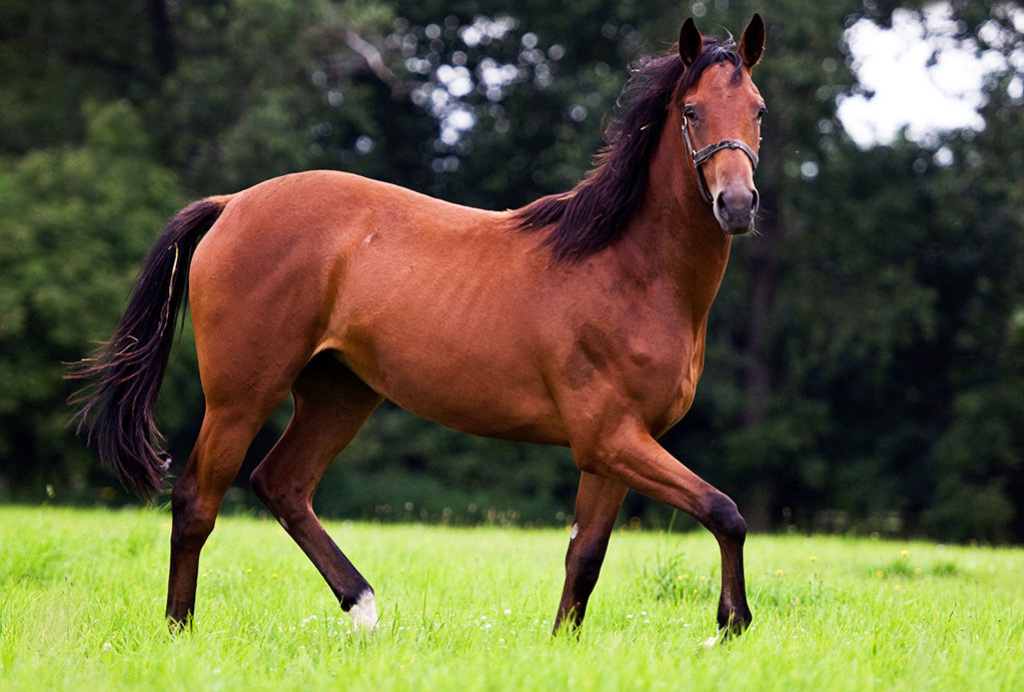
#> input picture Zjazd5_Siec_Neuronowa/2/kon.jpg, 1024 x 692 px, given in place of the camera
$ python 2.py
#> lines starting #> are read from the running program, lines starting #| are printed output that depends on the picture; after the words box and inside, x2 and y2 are one past the last pixel; in counts of white or black regions, pixels touching at a corner belong together
import cv2 as cv
import numpy as np

"""
    Autorzy:
        Kamil Powierza
        Dawid Feister

    Wymagane biblioteki:
        1. cv2
        2. numpy

    Description:
        Główna pętla programu, która odczytuje klatki z kamery, konwertuje je na przestrzeń kolorów HSV
        i analizuje obecność kolorów zielonego i czerwonego, rysując odpowiednie wskazówki na obrazie w postaci celowników.

"""
"""
    Description:
        Uruchomienie kamery
"""
cap = cv.VideoCapture(0)

while True:
    """
        Description:
            Odczytanie jednej klatki z kamery.
    """
    _, frame = cap.read()
#> frame is the input picture: shape (692, 1024, 3); mean B, G, R 60.1, 93.2, 97

    """
        Description:
            Konwersja obrazu z przestrzeni kolorów BGR na HSV.
    """
    hsv_frame = cv.cvtColor(frame, cv.COLOR_BGR2HSV)
#> hsv_frame: shape (692, 1024, 3); mean H, S, V 56, 113.3, 108.8

    """
        Description:
            Definiowanie zakresu kolorów dla zielonego koloru w przestrzeni HSV.
    """
    green_lower = np.array([40, 100, 100])
    green_upper = np.array([80, 255, 255])

    """
        Description:
            Definiowanie zakresu kolorów dla czerwonego koloru w przestrzeni HSV (dwa zakresy, aby uwzględnić pełny zakres czerwieni).
    """
    red_lower1 = np.array([0, 100, 100])
    red_upper1 = np.array([10, 255, 255])
    red_lower2 = np.array([170, 100, 100])
    red_upper2 = np.array([180, 255, 255])

    """
        Description:
            Tworzenie masek dla zielonego i czerwonego koloru w obrazie.
    """
    green_mask = cv.inRange(hsv_frame, green_lower, green_upper)
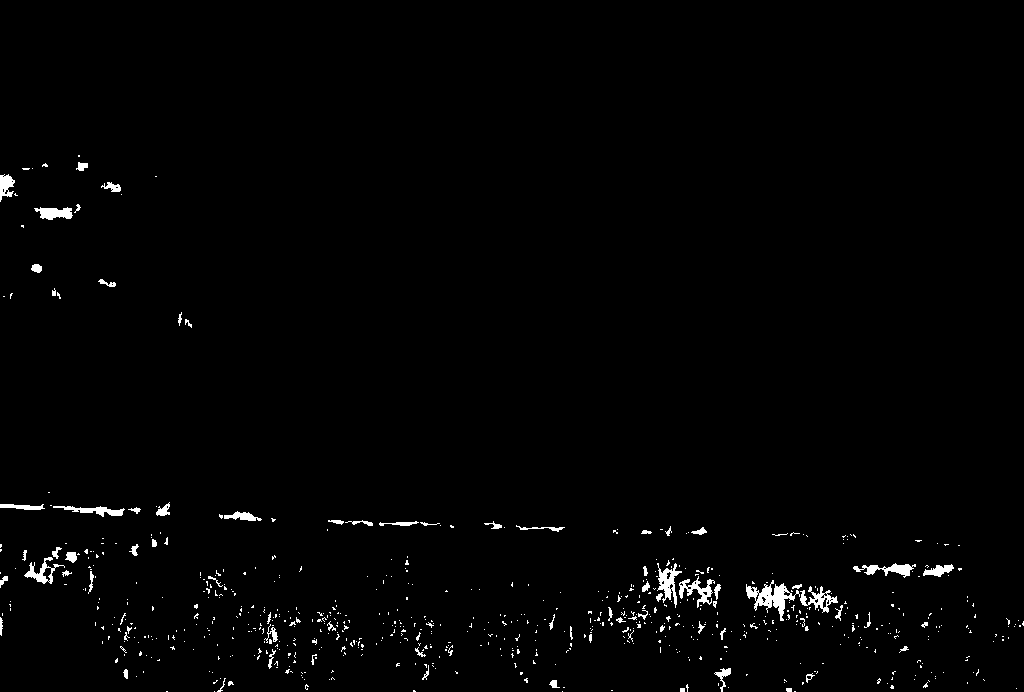
#> green_mask: shape (692, 1024); 1.4% white; 704 white regions (626 under 20 px), largest, box (x1, y1, x2, y2) and area: (746, 580, 800, 621) 772, (657, 563, 682, 608) 441, (679, 576, 715, 608) 411
    red_mask1 = cv.inRange(hsv_frame, red_lower1, red_upper1)
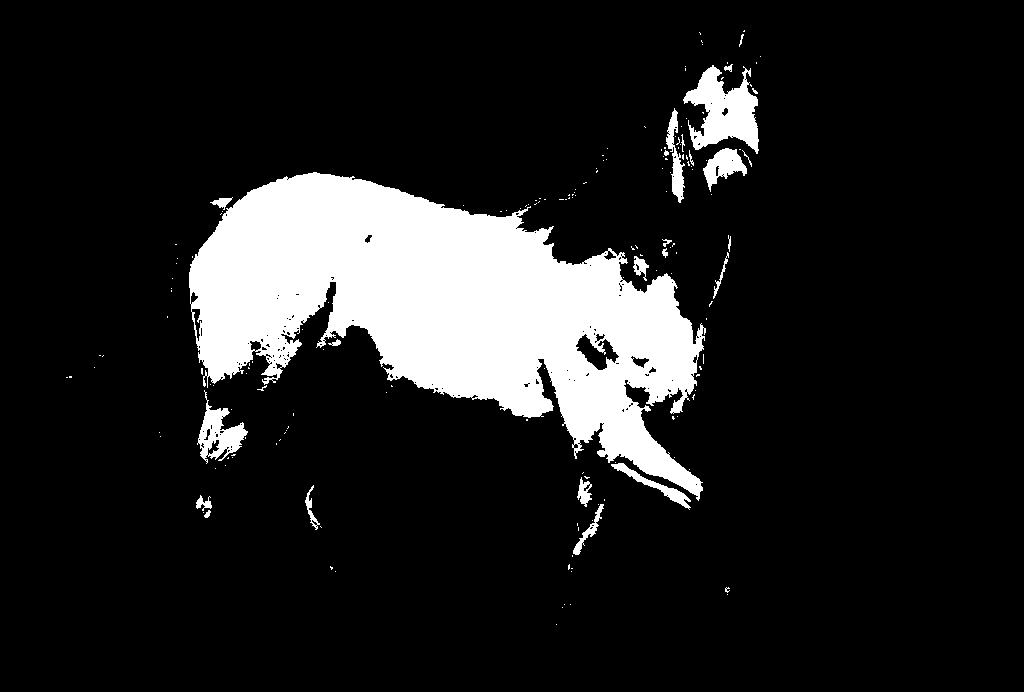
#> red_mask1: shape (692, 1024); 13.1% white; 173 white regions (149 under 20 px), largest, box (x1, y1, x2, y2) and area: (189, 172, 706, 501) 83212, (683, 65, 759, 154) 3702, (197, 390, 248, 464) 1482
    red_mask2 = cv.inRange(hsv_frame, red_lower2, red_upper2)
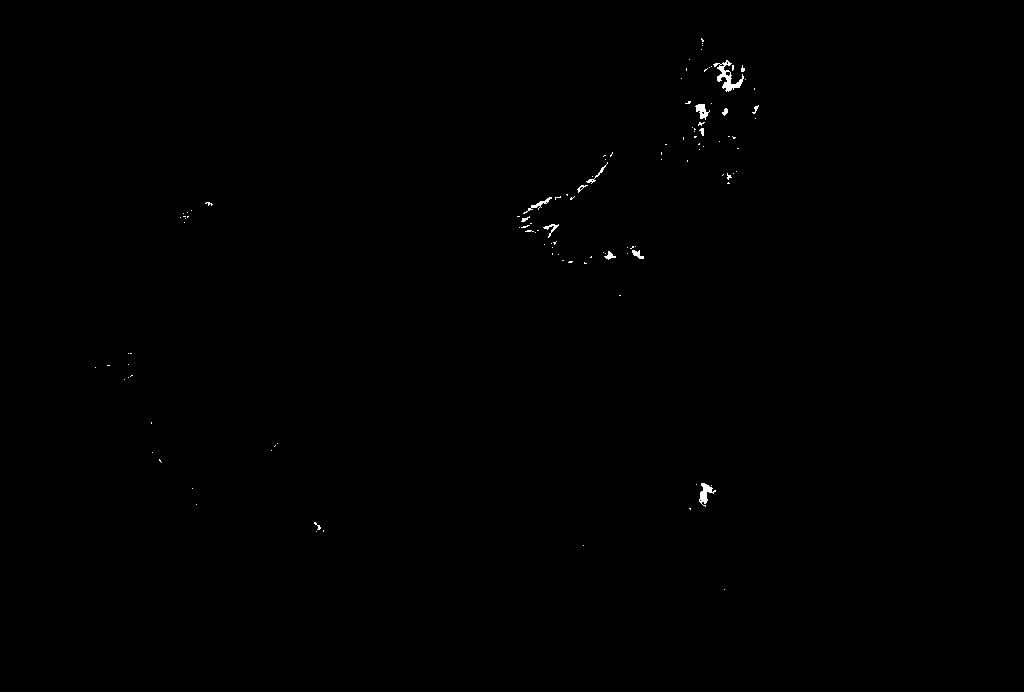
#> red_mask2: shape (692, 1024); 0.2% white; 116 white regions (102 under 20 px), largest, box (x1, y1, x2, y2) and area: (713, 60, 744, 92) 318, (699, 483, 716, 507) 172, (695, 104, 710, 120) 123

    """
        Description:
            Łączenie dwóch masek czerwonego koloru w jedną.
    """
    red_mask = cv.bitwise_or(red_mask1, red_mask2)
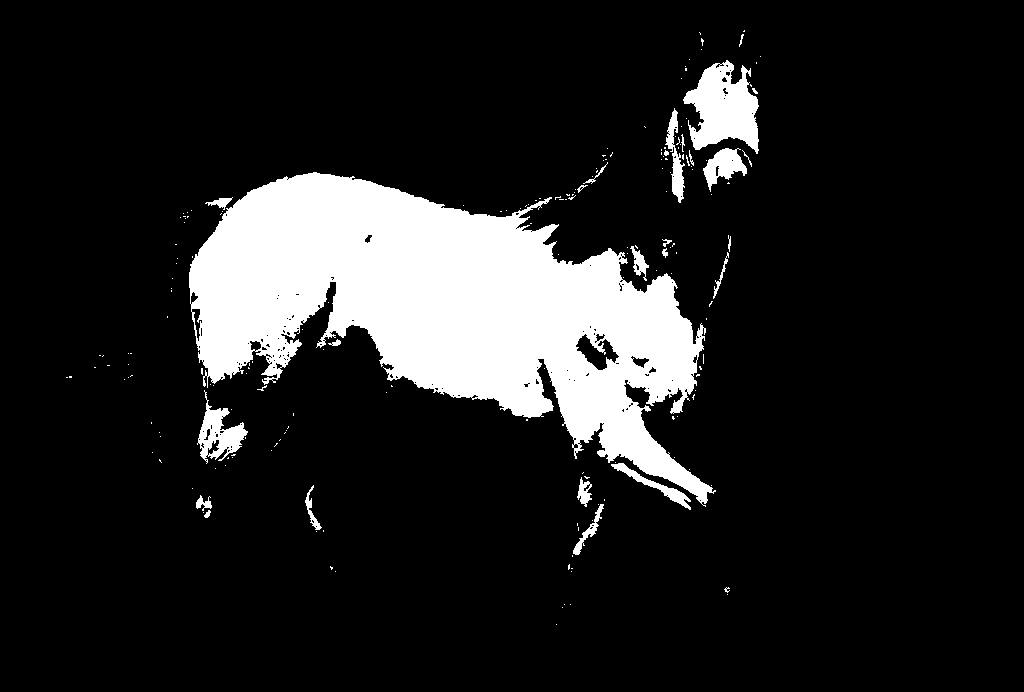
#> red_mask: shape (692, 1024); 13.3% white; 195 white regions (169 under 20 px)

    """
        Description:
            Znajdowanie konturów na masce zielonego koloru w celu odnajdywania gdzie narysować celownik.
    """
    contours, _ = cv.findContours(green_mask, cv.RETR_EXTERNAL, cv.CHAIN_APPROX_SIMPLE)
#> contours = 704 contours, 660 with area under 20; largest, box (x1, y1, x2, y2) and area: (746, 580, 800, 621) 692, (657, 563, 682, 608) 385, (800, 586, 838, 613) 348, (679, 576, 715, 608) 332, (24, 557, 65, 584) 324

    """
        Description:
            Iteracja po wykrytych konturach.
    """
    for contour in contours:
        """
            Jeśli kontur jest wystarczająco duży (ma minimalny rozmiar), obliczamy jego środek
            i rysujemy większy celownik w miejscu wykrycia zielonego koloru.

            100 to minimalny rozmiar obszaru.
        """
        if cv.contourArea(contour) > 100:
            """
                Description:
                    Obliczanie momentów konturu, które pozwolą znaleźć środek konturu.
            """
            M = cv.moments(contour)
            if M["m00"] > 0:
                """
                    Description:
                        Obliczanie współrzędnych środka konturu.

                        cx - Współrzędne X środka.
                        cy - Współrzędne Y środka.

                        Moment geometryczny (m00) to suma wartości pikseli wewnątrz konturu.
                        W przypadku masek binarnych (czarno-białych) oznacza liczbę białych pikseli w konturze (obszar).

                        m10 i m01 reprezentują sumy ważone współrzędnych X i Y.

                        Aby obliczyć środek musimy sume ważoną współrzędnej podzielić na sume wartości pikseli wewnątrz konturu
                """
                cx = int(M["m10"] / M["m00"])
                cy = int(M["m01"] / M["m00"])

                """
                    Description:
                        Rysowanie celownika na środku konturu.
                """
                """
                    Description:
                        Rysowanie okręgu.
                """
                cv.circle(frame, (cx, cy), 20, (0, 255, 0), 3)
                """
                    Description:
                        Rysowanie linii poziomej.
                """
                cv.line(frame, (cx - 30, cy), (cx + 30, cy), (0, 255, 0), 3)
                """
                    Description:
                        Rysowanie linii pionowej.
                """
                cv.line(frame, (cx, cy - 30), (cx, cy + 30), (0, 255, 0), 3)

                """
                    Description:
                        Dodanie tekstu na obrazie, że wykryto zielony kolor.
                """
                cv.putText(frame, "Zielony - Strzelam!", (10, 50), cv.FONT_HERSHEY_SIMPLEX, 1, (0, 255, 0), 2)
#> this loop made 704 passes
#> (cx, cy) on passes 541, 560, 568, 608, 609, 610, 617, 676, 679, 681, 693, 699: (819, 599), (770, 596), (696, 589), (938, 570), (888, 568), (667, 581), (42, 572), (242, 516), (95, 510), (21, 506), (54, 212), (5, 185)
#> contour on passes 1 to 6: [[794, 691], [795, 691]], [[562, 691]], [[214, 691]], [[166, 691], [167, 691]], [[611, 690], [612, 690]], [[413, 690], [413, 691], [415, 691], [414, 690]]
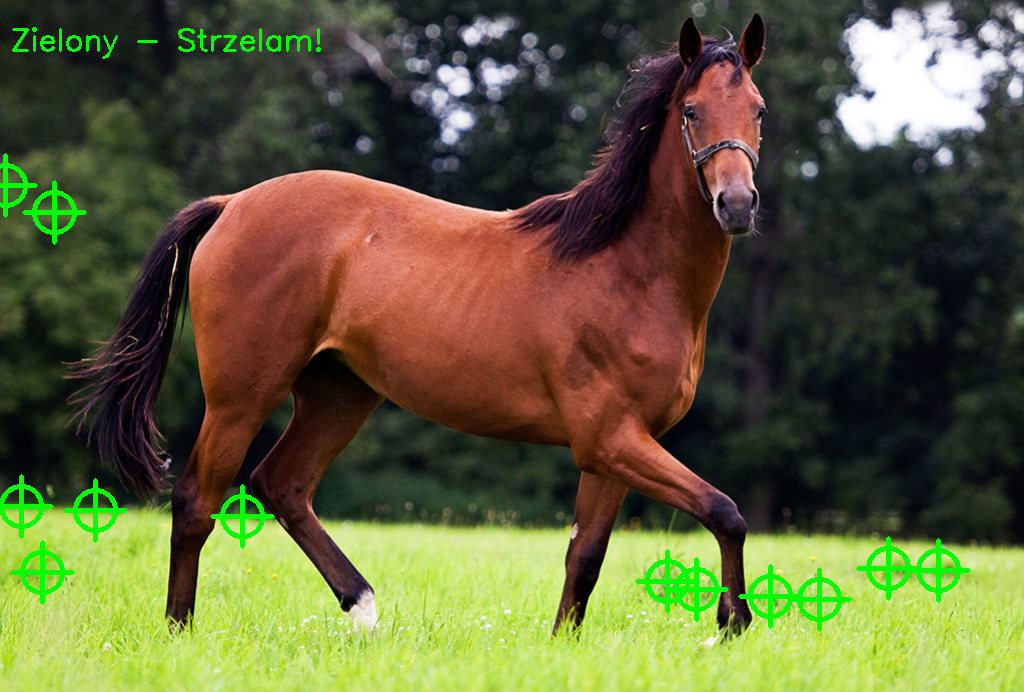
#> frame: shape (692, 1024, 3); 2.07% of pixels changed, all inside (x1, y1, x2, y2) = (0, 27, 971, 632)

    """
        Description:
            Sprawdzanie, czy wykryto wystarczająco dużo czerwonego koloru na obrazie.
    """
    if cv.countNonZero(red_mask) > 100:
        """
            Description:
                Jeśli na obrazie znajduje się wystarczająca ilość czerwonego koloru,
                dodajemy tekst, że nie strzelamy.
        """
        cv.putText(frame, "Czerwony - Nie strzelam!", (10, 100), cv.FONT_HERSHEY_SIMPLEX, 1, (0, 0, 255), 2)
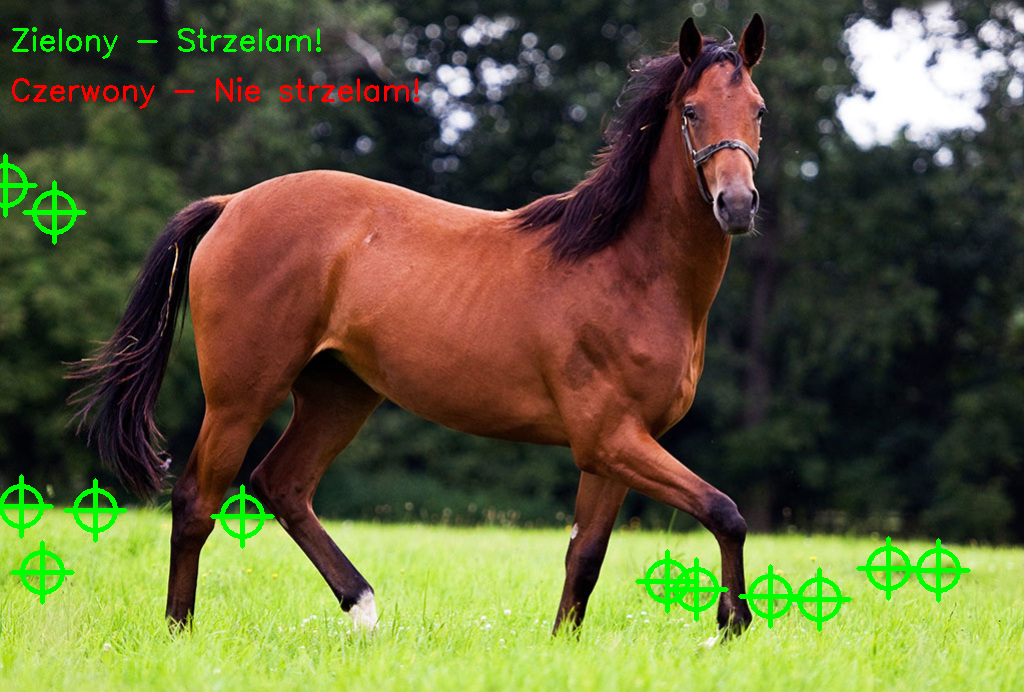
#> frame: shape (692, 1024, 3); 0.35% of pixels changed, all inside (x1, y1, x2, y2) = (12, 77, 419, 109)

    """
        Description:
            Wyświetlanie wyników w postaci obrazu z kamery oraz masek dla zielonego i czerwonego koloru.
    """
    cv.imshow("frame", frame)
    cv.imshow("Green Mask", green_mask)
    cv.imshow("Red Mask", red_mask)

    """
        Description:
            Zakończenie programu po naciśnięciu klawisza ESC.
    """
    if cv.waitKey(1) == 27:
#> (key Esc is pressed here)
        break

"""
    Description:
        Zwolnienie zasobów kamery i zamknięcie wszystkich okien.
"""
cap.release()
cv.destroyAllWindows()
